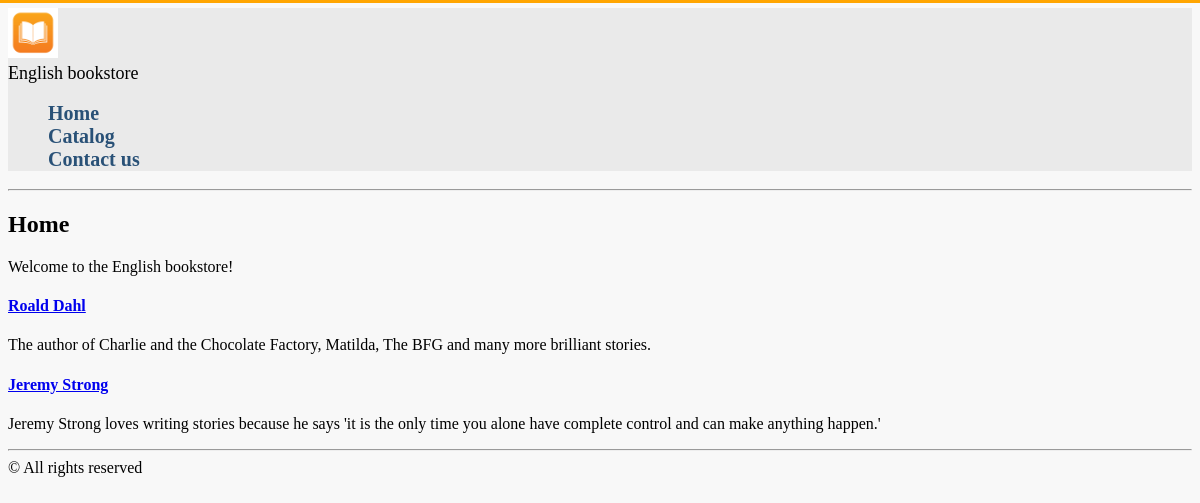
The page / on the database its author committed.
### mainapp/models.py (models this page shows, shortened)
class Main(models.Model):
    author = models.CharField(verbose_name='имя автора', max_length=128)
    description = models.CharField(verbose_name='краткое описание автора', max_length=60, blank=True)

### mainapp/views.py (the view)
# urls.py: path('', views.index_view, name='main'),
def index_view(request):
    title = "home"
    authors = Main.objects.all()
    return render(request, 'mainapp/index.html', {'title': title, 'authors': authors})

### mainapp/templates/mainapp/index.html (shortened to what this page needs)
{% extends 'mainapp/base.html' %}
{% load staticfiles %}
{% block menu %}
    {% include 'mainapp/includes/inc_menu.html' %}
{% endblock %}
{% block caption %}
    Home
{% endblock %}
{% block content %}
    <p>
       Welcome to the English bookstore!
    </p>
    <div class="catalog_info">
        {% for author in authors %}
            <div class="author_info">
                <a href="{% url 'books:catalog' %}"><h4 class="author_name">{{ author.author }}</h4></a>
                <p>{{ author.description }}</p>
            </div>
        {% endfor %}
    </div>
{% endblock %}

### mainapp/static/css/style.css (style rules this page uses)
body { background: #f8f8f8; }

### rows shown on the page
Main: author "Roald Dahl", description "The author of Charlie and the Chocolate Factory, Matilda, The BFG and many more brilliant stories."
Main: author "Jeremy Strong", description "Jeremy Strong loves writing stories because he says 'it is the only time you alone have complete control and can make anything happen.'"
